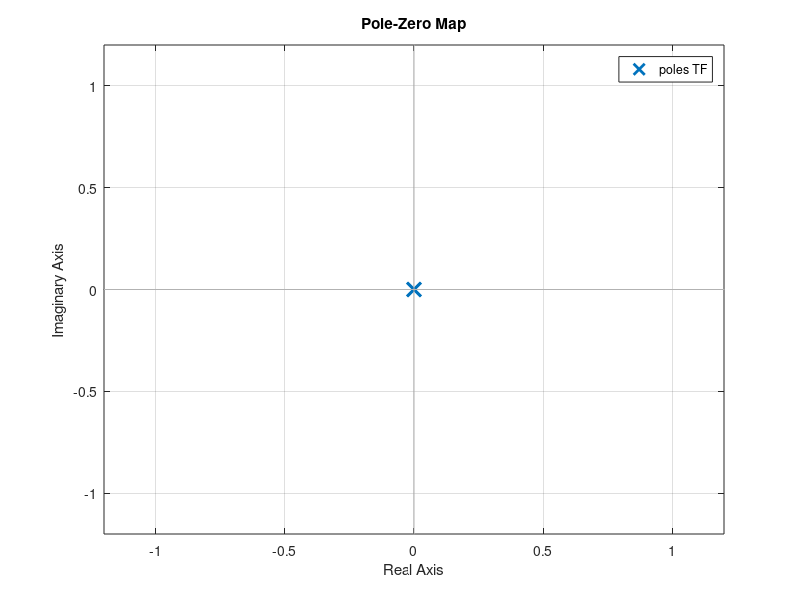
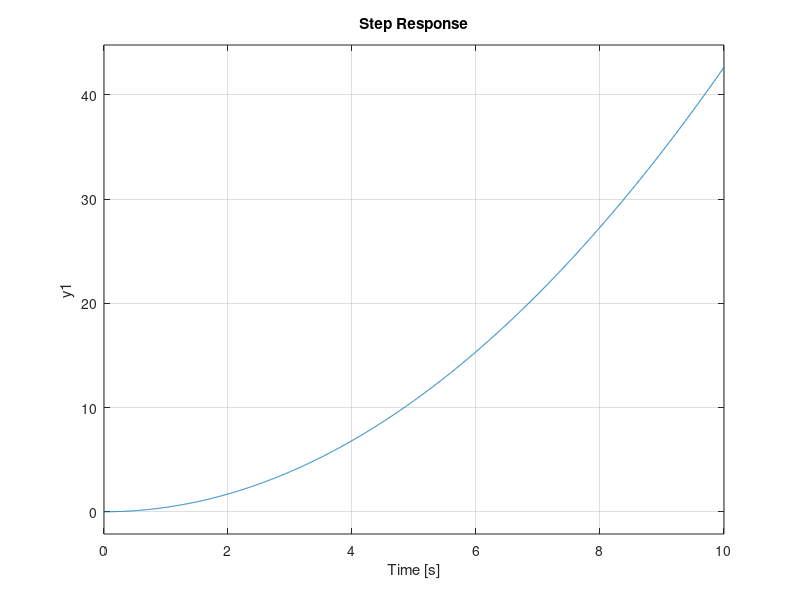
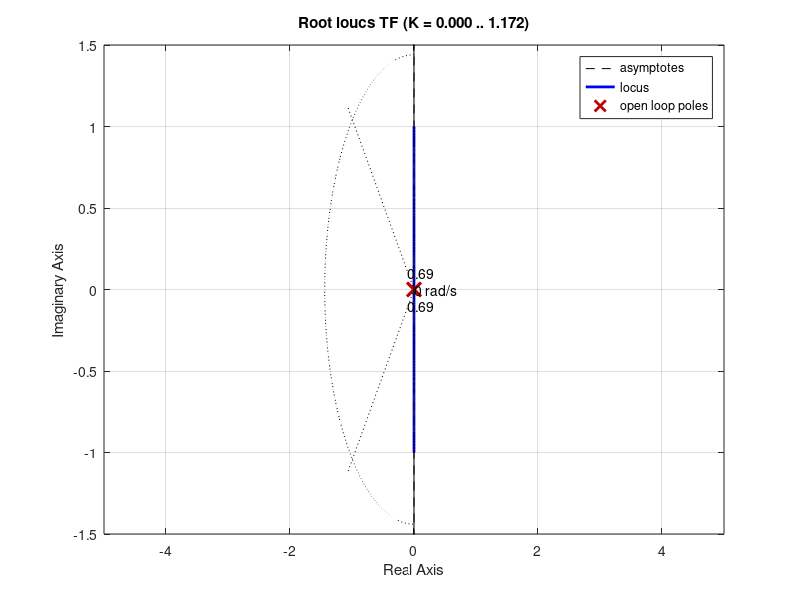
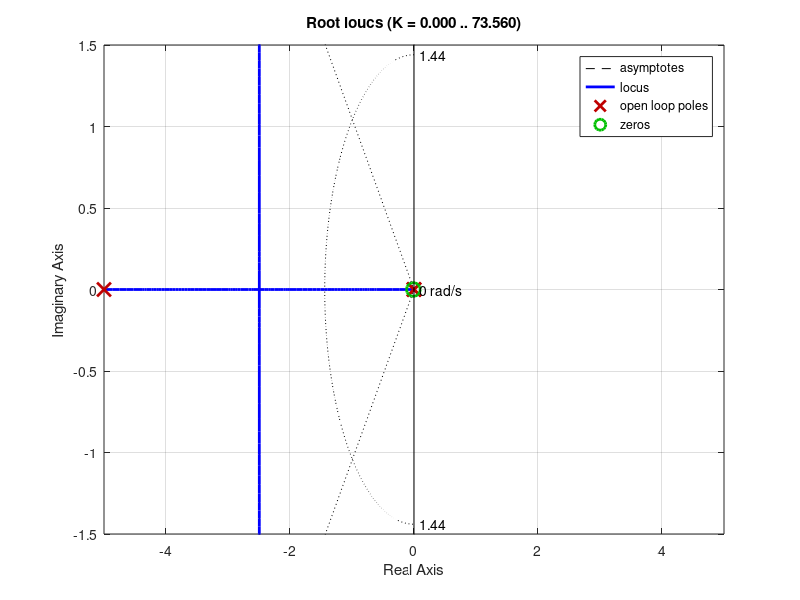

Write the MATLAB code that produced these figures, in order. (Note: this script raises an error after producing the figures.)
% MECA 482 Ball on Plate system
% root  locus application
%% Transfer Function
close all
clc
mb = 0.0674; %kg
rb = 0.0127; %m 
g = -9.81; %m/s^2
ds = 0.014; %m (servo)
Lpx = 0.115; % m
Lpz = 0.205; % m
Ib = (2/5)*mb*(rb)^2; %solid ball
s = tf('s');
TF = -g*mb*ds/Lpx/(Ib/rb^2+mb)/s^2
%% State-state respresentation
% H = -mb*g/(Ib/(rb^2)+mb);
% A = [0 1 0 0 
%     0 0 H 0 
%     0 0 0 1
%     0 0 0 0];
% B = [ 0 0 0 1]';
% C = [1 0 0 0];
% D = [0];
% Qc = [ B A*B (A^2*B) (A^3*B)];
% Qo = [ C C*A (C*A^2) (C*A^3)];
% ball_ss = ss(A,B,C,D)
%% Pole/Zero map & Step Response

figure(1)
pzmap(TF)

figure(2)
step(TF)

%% Closed-loop Control PID
%Proportional-Derivative Control
% Kp = 15;  % proportional
% Kd = 25; % derivative 
% C = pid(Kp,0,Kd);
% sys_cl = feedback(C*TF,1);
% figure(3)
% t = 0:0.01:5;
% step(0.25*sys_cl)
%% Root locus method
% settling time under 4s 
% OS% under 5%
figure(4)
rlocus(TF)% shows poles of system
sgrid(0.69,1.44)% damping & natural fequency calculated
axis([-5 5 -1.5 1.5]) % set axis limits

z = 0.01; % desired zero at 0.01
p = 5;    % desired pole at 5
C = tf([1 z], [1 p]); 
figure(5);
rlocus(C*TF) 
sgrid(0.69,1.44) 
axis([-5 5 -1.5 1.5])
[k,poles]=rlocfind(C*TF) % used to find gain value
sys_cl = feedback(8.5079*C*TF,1);
figure(6)
t = 0:0.01:5;
step(0.25*sys_cl,t)